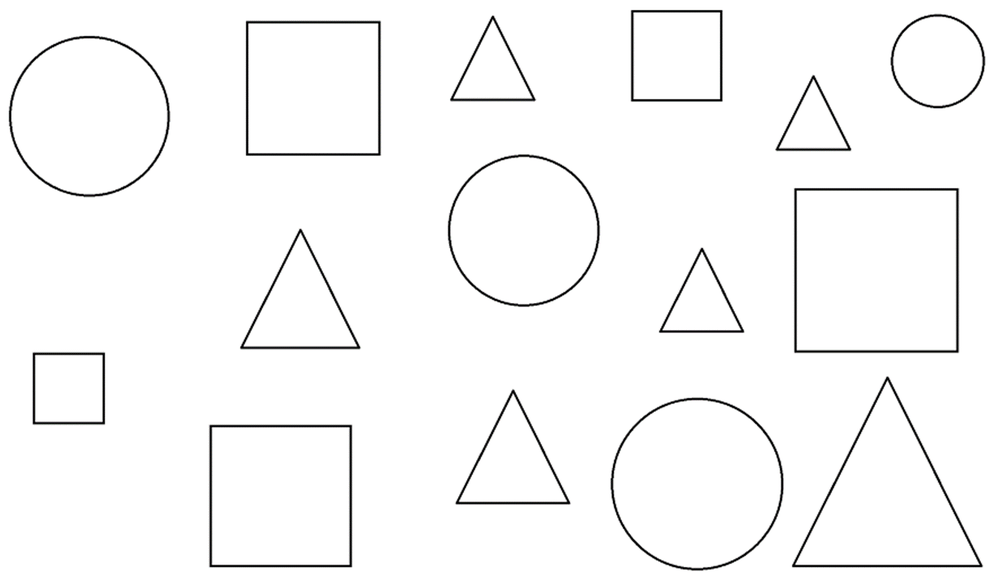
#> input picture Lab6/6-1.png, 1000 x 583 px, shrunk from 1538 x 897 before the run, found by its file name
$ python first.py
#> lines starting #> are read from the running program, lines starting #| are printed output that depends on the picture; after the words box and inside, x2 and y2 are one past the last pixel; in counts of white or black regions, pixels touching at a corner belong together; long printed decimals are rounded
import cv2, numpy as np
from math import pi
path = './Lab6/6-1.png'

img = cv2.imread(path, flags = cv2.IMREAD_GRAYSCALE)
#> img: shape (583, 1000); min 0, max 255, mean 248.6

img2 = cv2.cvtColor(img, cv2.COLOR_GRAY2BGR)

threshold, img = cv2.threshold(img, 127, 255, type = cv2.THRESH_BINARY)
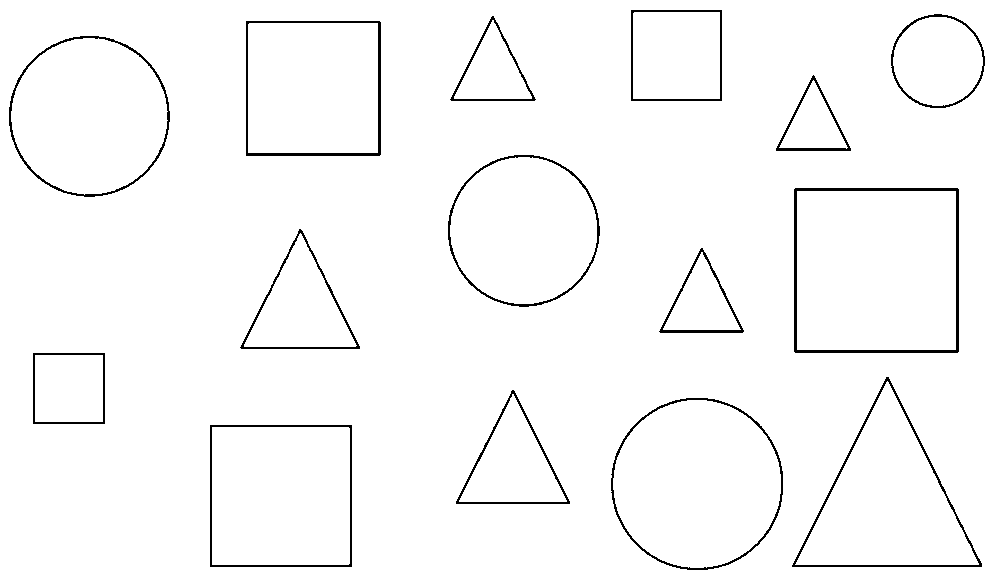
#> img: shape (583, 1000); 97.5% white; black in thin lines or dots

ans = cv2.findContours(img, mode = cv2.RETR_CCOMP, method = cv2.CHAIN_APPROX_SIMPLE)
#> ans = 31 contours; largest, box (x1, y1, x2, y2) and area: (0, 0, 1000, 583) 581418, (793, 187, 960, 354) 27548, (797, 191, 956, 350) 24964, (610, 397, 784, 571) 23588, (613, 400, 781, 568) 21924
contours, hierarchy = ans
#> contours has the same summary as ans

# cv2.drawContours(img2, contours, contourIdx= -1, color = [255, 0, 255], thickness = 1, lineType = cv2.LINE_8)

for i in range(0,len(contours)):
    rect = cv2.boundingRect(contours[i])
    x, y, w, h = rect
    [x0, y0], r  = cv2.minEnclosingCircle(contours[i])
    per = cv2.arcLength(contours[i], closed = True)
    area = cv2.contourArea(contours[i])
    area2, triangle = cv2.minEnclosingTriangle(contours[i])
    x1,y1 = triangle[0][0][0], triangle[0][0][1]
    x2,y2 = triangle[1][0][0], triangle[1][0][1]
    x3,y3 = triangle[2][0][0], triangle[2][0][1]
    d1 = ((x2-x1)**2 + (y2-y1)**2)**0.5
    d2 = ((x3-x1)**2 + (y3-y1)**2)**0.5
    d3 = ((x2-x3)**2 + (y2-y3)**2)**0.5
    if ((0.95*per <= 2*pi*r <= 1.05*per) & (0.95*area <= pi*(r**2) <= 1.05*area)):
        cv2.drawContours(img2, contours, contourIdx = i, color = [255, 0, 0], thickness = 3, lineType = cv2.LINE_8)
    if ((0.95*per <= 2*w+2*h <= 1.05*per) & (0.95*area <= w*h <= 1.05*area)):
        cv2.drawContours(img2, contours, contourIdx = i, color = [0, 0, 255], thickness = 3, lineType = cv2.LINE_8)
    if (0.95*per <= d1+d2+d3 <= 1.05*per):
        cv2.drawContours(img2, contours, contourIdx = i, color = [255, 0, 139], thickness = 3, lineType = cv2.LINE_8)
#> this loop made 31 passes
#> (x, y, w, h, x0, y0, r, per) on passes 1 to 12: (212, 427, 138, 138, 280, 495.5, 96.52, 546.8), (613, 400, 168, 168, 696.7, 483.5, 84.1, 555.4), (459, 394, 108, 108, 512.5, 460.9, 66.88, 365.9), (795, 381, 184, 184, 886.5, 495.4, 114.4, 624.8), (35, 355, 68, 67, 68.5, 388, 47.02, 266), (663, 252, 78, 78, 701.5, 300.1, 48.13, 263.5), (244, 233, 113, 114, 299.6, 303.2, 70.19, 383.8), (797, 191, 159, 159, 876, 270, 111.7, 632), (450, 157, 147, 147, 523.3, 230.1, 73.69, 486.1), (779, 80, 69, 69, 813, 122.1, 42.13, 231), (11, 38, 157, 157, 89.03, 115.8, 78.34, 519), (248, 23, 130, 130, 312.5, 87.5, 91.22, 515.4)
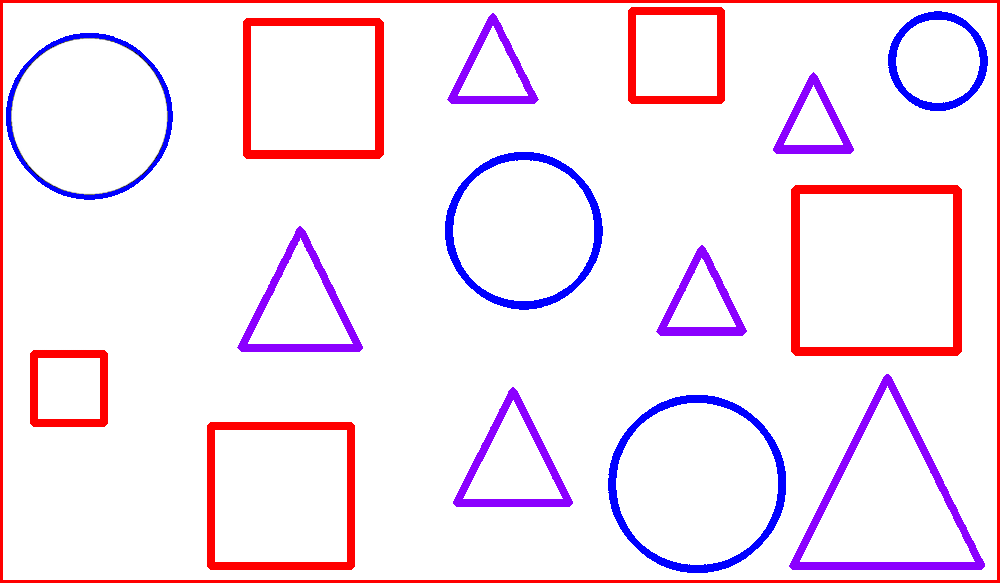
#> img2: shape (583, 1000, 3); mean B, G, R 242.1, 229.6, 246.3


print(d1,d2,d3)
#| 184.0 182.011 257.387
cv2.namedWindow("IMG", flags = cv2.WINDOW_GUI_EXPANDED)
cv2.imshow("IMG", img2)
key = cv2.waitKey()
#> (key Esc is pressed here)
